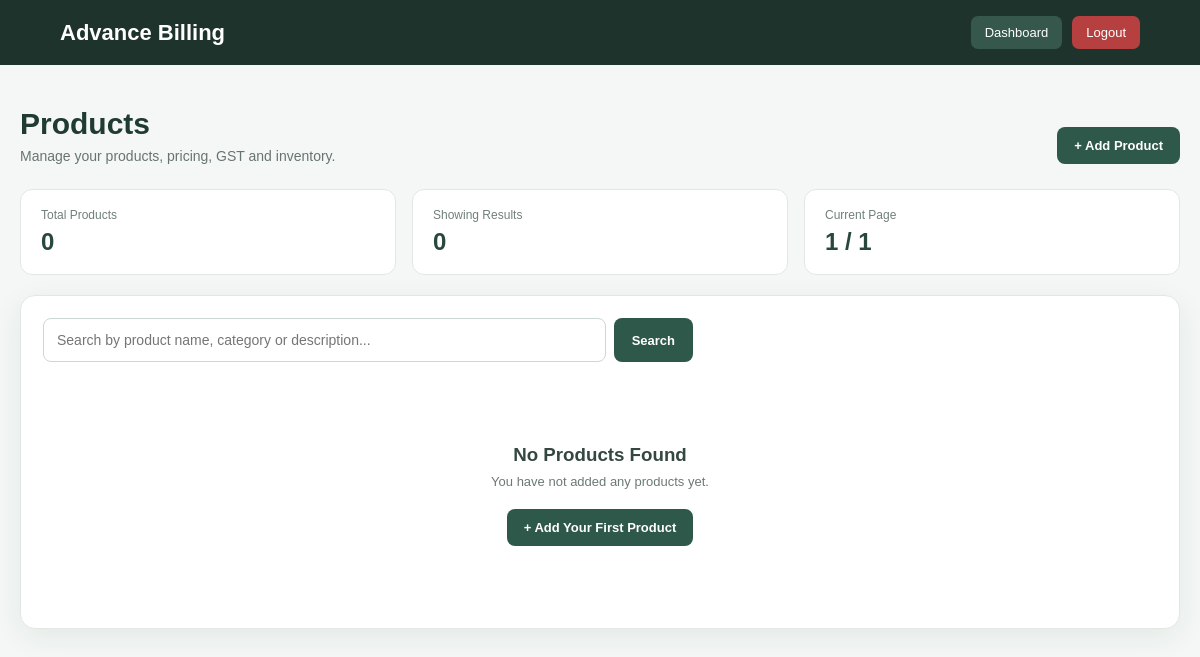
/products/ (signed in), run on an earlier commit of the app's database.
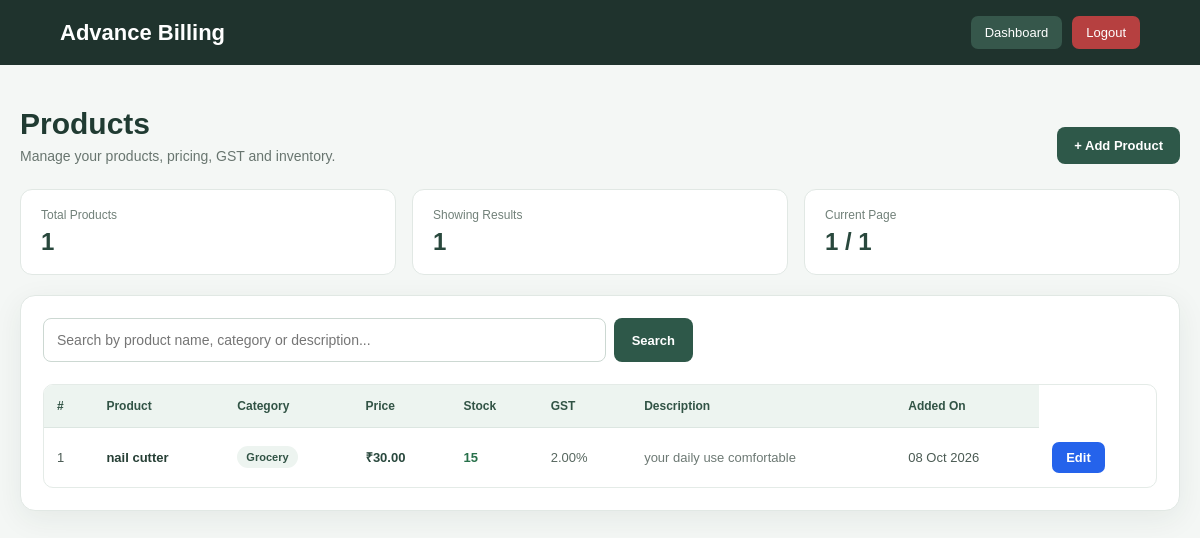
And on a later commit of the database.
### billing/models.py (models this page shows, shortened)
class Product(models.Model):
    CATEGORY_CHOICES = [
        ("Electronics", "Electronics"),
        ("Grocery", "Grocery"),
        ("Clothing", "Clothing"),
        ("Furniture", "Furniture"),
        ("Stationery", "Stationery"),
        ("Medicine", "Medicine"),
        ("Food", "Food"),
        ("Other", "Other"),
    ]
    name = models.CharField(
        max_length=150
    )
    category = models.CharField(
        max_length=50,
        choices=CATEGORY_CHOICES
    )
    price = models.DecimalField(
        max_digits=10,
        decimal_places=2
    )
    stock = models.PositiveIntegerField(
        default=0
    )
    gst_rate = models.DecimalField(
        max_digits=5,
        decimal_places=2,
        default=0
    )
    description = models.TextField(
        blank=True
    )
    created_at = models.DateTimeField(
        auto_now_add=True
    )
    updated_at = models.DateTimeField(
        auto_now=True
    )
    class Meta:
        ordering = ["-created_at"]
        verbose_name = "Product"
        verbose_name_plural = "Products"

### billing/views.py (the view)
@login_required
def product_list(request):
    search_query = request.GET.get("search", "").strip()
    products = Product.objects.all()
    if search_query:
        products = products.filter(
            models.Q(name__icontains=search_query)
            | models.Q(category__icontains=search_query)
            | models.Q(description__icontains=search_query)
        )
    paginator = Paginator(products, 8)
    page_number = request.GET.get("page")
    page_obj = paginator.get_page(page_number)
    context = {
        "products": page_obj,
        "page_obj": page_obj,
        "search_query": search_query,
        "total_products": Product.objects.count(),
        "showing_products": products.count(),
    }
    return render(
        request,
        "product_list.html",
        context
    )

### templates/product_list.html (shortened to what the changed rows need)
<!DOCTYPE html>
<html lang="en">
<head>
</head>
<body>
<main class="page">
    <div class="heading">
        <div>
            <h1>
                Products
            </h1>
        </div>
    </div>
    <div class="stats">
        <div class="stat-card">
            <div class="stat-label">
                Total Products
            </div>
            <div class="stat-value">
                {{ total_products }}
            </div>
        </div>
        <div class="stat-card">
            <div class="stat-label">
                Showing Results
            </div>
            <div class="stat-value">
                {{ showing_products }}
            </div>
        </div>
    </div>
    <div class="card">
        {% if products %}
            <div class="table-wrapper">
                <table>
                    <thead>
                        <tr>
                            <th>
                                #
                            </th>
                            <th>
                                Product
                            </th>
                            <th>
                                Category
                            </th>
                            <th>
                                Price
                            </th>
                            <th>
                                Stock
                            </th>
                            <th>
                                GST
                            </th>
                            <th>
                                Description
                            </th>
                            <th>
                                Added On
                            </th>
                        </tr>
                    </thead>
                    <tbody>
                        {% for product in products %}
                            <tr>
                                <td>
                                    {{ page_obj.start_index|add:forloop.counter0 }}
                                </td>
                                <td>
                                    <div class="product-name">
                                        {{ product.name }}
                                    </div>
                                </td>
                                <td>
                                    <span class="category">
                                        {{ product.get_category_display }}
                                    </span>
                                </td>
                                <td>
                                    <span class="price">
                                        ₹{{ product.price|floatformat:2 }}
                                    </span>
                                </td>
                                <td>
                                    {% if product.stock == 0 %}
                                        <span class="stock out">
                                            Out of Stock
                                        </span>
                                    {% elif product.stock <= 10 %}
                                        <span class="stock low">
                                            {{ product.stock }}
                                        </span>
                                    {% else %}
                                        <span class="stock available">
                                            {{ product.stock }}
                                        </span>
                                    {% endif %}
                                </td>
                                <td>
                                    <span class="gst">
                                        {{ product.gst_rate|floatformat:2 }}%
                                    </span>
                                </td>
                                <td>
                                    <div class="description">
                                        {% if product.description %}
                                            {{ product.description|truncatechars:45 }}
                                        {% else %}
                                            —
                                        {% endif %}
                                    </div>
                                </td>
                                <td>
                                    {{ product.created_at|date:"d M Y" }}
                                </td>
                                <td>
                                    <a
                                        href="{% url 'edit_product' product.id %}"
                                        class="edit-btn"
                                    >
                                        Edit
                                    </a>
                                </td>
                            </tr>
                        {% endfor %}
                    </tbody>
                </table>
            </div>
        {% else %}
            <div class="empty-state">
                <h3>
                    No Products Found
                </h3>
                {% if search_query %}
                    <p>
                        No products matched
                        "<strong>{{ search_query }}</strong>".
                    </p>
                    <a
                        href="{% url 'product_list' %}"
                        class="clear-btn"
                    >
                        Clear Search
                    </a>
                {% else %}
                    <p>
                        You have not added any products yet.
                    </p>
                    <a
                        href="{% url 'add_product' %}"
                        class="add-product-btn"
                    >
                        + Add Your First Product
                    </a>
                {% endif %}
            </div>
        {% endif %}
    </div>
</main>
</body>
</html>

What changed in the data, as far as the page shows it:
added Product: start_index|add "1", name "nail cutter", category "Grocery", price "30.00", stock "15", gst_rate "2.00", description "your daily use comfortable", created_at "08 Oct 2026"
Also different on the page:
{{ total_products }}: "0" → "1"
{{ showing_products }}: "0" → "1"
text no longer shown: "No Products Found You have not added any products yet. + Add Your First Product"
text now shown: "# Product Category Price Stock GST Description Added On"
